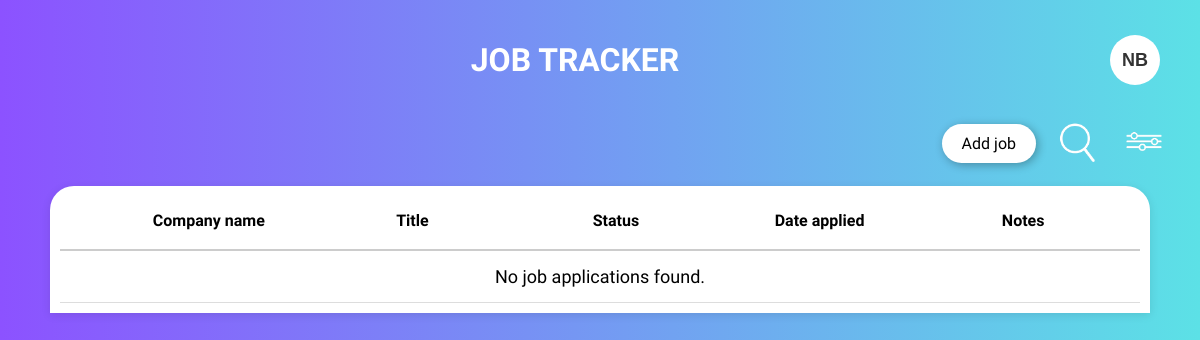
The page /dashboard (signed in) on the database as committed earlier.
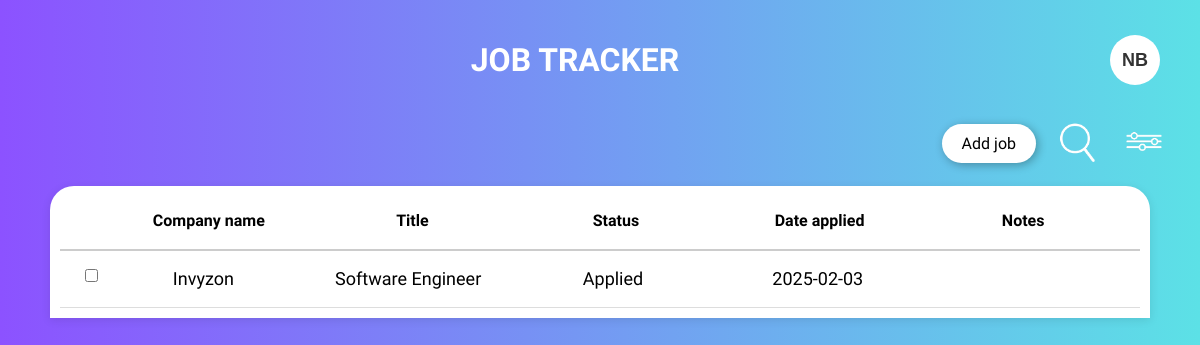
The same page on the database as committed later.
### tables this page shows
CREATE TABLE job_applications(
                id INTEGER PRIMARY KEY AUTOINCREMENT,
                user_id INTEGER NOT NULL,
                title TEXT NOT NULL,
                company_name TEXT NOT NULL,
                date_applied NUMBER NOT NULL,
                status TEXT NOT NULL,
                notes TEXT,
                FOREIGN KEY (user_id) REFERENCES users (id));

### run.py (the view)
@app.route("/dashboard")
@login_required
def dashboard():
    user_id = current_user.id
    with sqlite3.connect("job_tracker.db") as connection:
        cursor = connection.cursor()
        cursor.execute("SELECT * FROM job_applications WHERE user_id = ?", (user_id,))
        results = cursor.fetchall()
    return render_template("dashboard.html", results=results)

### run.py (called while the page is built)
@login_manager.user_loader
def load_user(user_id):
    with sqlite3.connect("job_tracker.db") as connection:
        cursor = connection.cursor()
        cursor.execute("SELECT id, username, email, password FROM users WHERE id = ?", (user_id,))
        user = cursor.fetchone()
        if user is None:
            return None
        return User(*user)

### templates/dashboard.html (shortened to what this page needs)
<!DOCTYPE html>
<html lang="en">
    <head>
        <link rel="stylesheet" href="{{ url_for('static', filename='global.css')}}">
    </head>
    <body>
        <div class="title-section">
            <h1 class="title">Job Tracker</h1>
            <div class="profile-container">
                <button class="account-button" id="profile_button">NB</button>
            </div>
        </div>
        <div class="action-section">
            <button id="openModalBtn" class="add-job">Add job</button>
            <button class="icon-button"><img src="{{ url_for('static', filename='Images/search icon.png')}}" alt="Search" ></button>
            <button class="icon-button"><img src="{{ url_for('static', filename='Images/filter_bar.png')}}" alt="Filter"></button>
        </div>
        <div class="table-container">
            <div class="table-header">
                <span>Company name</span>
                <span>Title</span>
                <span>Status</span>
                <span>Date applied </span>
                <span>Notes</span>
            </div>
            <div class="table-content">
                {% for result in results %}
                <div class="table-row" data-id="{{ result[0] }}">
                    <input type="checkbox" class="checkbox">
                    <span>{{ result[3] }}</span>
                    <span>{{ result[2] }}</span>
                    <span>{{ result[5] }}</span>
                    <span>{{ result[4] }}</span>
                </div>
                {% else %}
                <div class="table-row">
                    <span colspan="5">No job applications found.</span>
                </div>
                {% endfor %}
            </div>
        </div>
    </body>
</html>

### static/global.css (style rules this page uses)
body { background: linear-gradient(to right, #8C52FF, #5CE1E6); font-family: "Julius Sans One", serif; font-size: 18px; height: 100vh; margin: 0; padding: 0; }
.title-section { display: flex; justify-content: center; align-items: center; padding: 20px 40px; color: white; position: relative; }
.title { font-size: 32px; text-transform: uppercase; flex-grow: 1; text-align: center; }
.account-button { margin-left: auto; background-color: white; color: #333; font-size: 18px; font-weight: bold; border: none; border-radius: 50%; width: 50px; height: 50px; cursor:pointer; display: flex; align-items: center; justify-content: center }
.profile-container { position: relative; display: inline-block; }
.action-section { display: flex; justify-content: flex-end; align-items: center; margin-right: 30px; }
.add-job { font-family: "Julius Sans One", serif; font-weight: 400; font-style: normal; font-size: 16px; padding: 10px 20px; border: none; border-radius: 24px; background: white; cursor: pointer; box-shadow: 2px 2px 10px rgba(0,0,0,0.3); transition: 0.3s; }
.icon-button { background: none; border: none; cursor: pointer; margin-left: 15px; }
.icon-button img { width: 40px; height: 40px; }
.table-container { background: white; margin: 20px auto; border-radius: 24px 24px 0 0; display: flex; flex-direction: column; width: 90%; max-width: 1800px; padding: 10px; box-shadow: 0px 2px 10px rgba(0,0,0,0.1); }
.table-header { display: flex; flex-direction: space-between; font-size: 16px; font-weight: bold; padding: 15px; border-bottom: 2px solid #ccc; }
.table-header span { flex: 1; text-align: center; }
.table-content { display: flex; flex-direction: column; }
.table-row { display: flex; align-items: center; padding: 15px; border-bottom: 1px solid #ddd; }
.table-row span { flex: 1; text-align: center; }
.table-row input { margin-left: 10px; }
input, select, textarea { margin-bottom: 10px; padding: 10px; border: 1px solid #ccc; border-radius: 5px; }

Rows that differ between the two databases and show on the page:
added job_applications: company_name "Invyzon", title "Software Engineer", status "Applied", date_applied "2025-02-03"
Other text that changed with them:
text no longer shown: "No job applications found."
